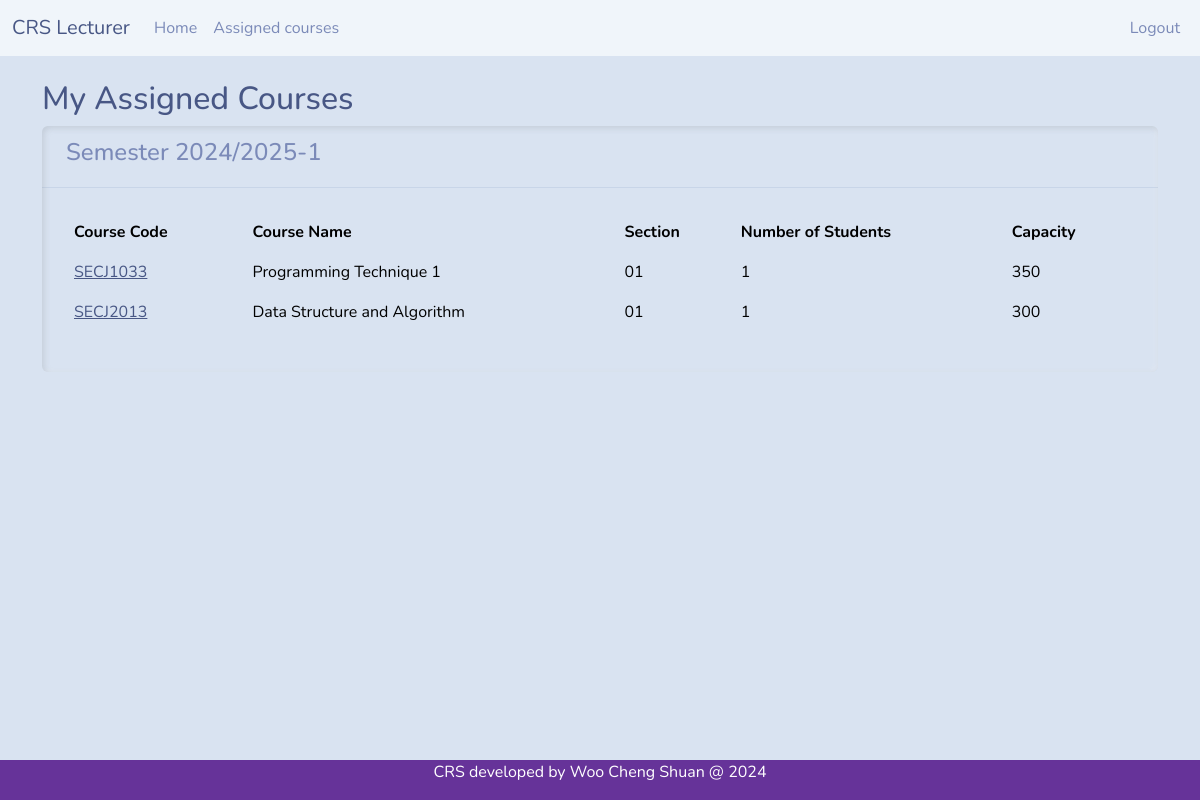
Screenshot of /assignedcourse.php (signed in) with the database file from the repository.
### tables this page shows
CREATE TABLE `tb_course` (
  `c_code` varchar(10) NOT NULL,
  `c_name` varchar(30) NOT NULL,
  `c_credit` int(11) NOT NULL,
  `c_lec` varchar(10) NOT NULL,
  `c_maxstudent` int(11) NOT NULL,
  `c_sem` varchar(20) NOT NULL
);

### assignedcourse.php (the view, shortened to what this page needs)
<?php
include 'headerlec.php';
include 'dbconnect.php';
$lecturer_id = $_SESSION['active_user'];
?>
<div class="container mt-4">
  <h2>My Assigned Courses</h2>
  <?php
  $sql = "SELECT DISTINCT s.s_sem
          FROM tb_section s
          WHERE s.s_lecturer = ?
          ORDER BY s.s_sem DESC";
  $stmt = mysqli_prepare($con, $sql);
  mysqli_stmt_bind_param($stmt, "s", $lecturer_id);
  mysqli_stmt_execute($stmt);
  $semesters = mysqli_stmt_get_result($stmt);
  while($sem = mysqli_fetch_array($semesters)) {
    $current_sem = $sem['s_sem'];
    ?>
    <div class="card mb-4">
      <div class="card-header">
        <h4>Semester <?php echo htmlspecialchars($current_sem); ?></h4>
      </div>
      <div class="card-body">
        <div class="table-responsive">
          <table class="table table-hover">
            <thead>
              <tr>
                <th>Course Code</th>
                <th>Course Name</th>
                <th>Section</th>
                <th>Number of Students</th>
                <th>Capacity</th>
              </tr>
            </thead>
            <tbody>
              <?php
              $sql = "SELECT
                        c.c_code,
                        c.c_name,
                        s.s_number as section,
                        s.s_maxstudent as capacity,
                        (SELECT COUNT(*)
                         FROM tb_registration r
                         WHERE r.r_course = c.c_code
                         AND r.r_section = s.s_id
                         AND r.r_status = 2) as student_count
                      FROM tb_section s
                      JOIN tb_course c ON s.s_course_code = c.c_code
                      WHERE s.s_lecturer = ?
                      AND s.s_sem = ?
                      ORDER BY c.c_code, s.s_number";
              $stmt = mysqli_prepare($con, $sql);
              mysqli_stmt_bind_param($stmt, "ss", $lecturer_id, $current_sem);
              mysqli_stmt_execute($stmt);
              $courses = mysqli_stmt_get_result($stmt);
              while($course = mysqli_fetch_array($courses)) {
                echo "<tr>";
                echo "<td><a href='course_details.php?code=" . urlencode($course['c_code']) . "&sem=" . urlencode($current_sem) . "'>" . htmlspecialchars($course['c_code']) . "</a></td>";
                echo "<td>".htmlspecialchars($course['c_name'])."</td>";
                echo "<td>".htmlspecialchars($course['section'])."</td>";
                echo "<td>".$course['student_count']."</td>";
                echo "<td>".$course['capacity']."</td>";
                echo "</tr>";
              }
              ?>
            </tbody>
          </table>
        </div>
      </div>
    </div>
  <?php
  }
  ?>
</div>
<?php include 'footer.php'; ?>

### rows the page displays
tb_course: c_code "SECJ1033", c_name "Programming Technique 1", section "01", student_count "1", capacity "350"
tb_course: c_code "SECJ2013", c_name "Data Structure and Algorithm", section "01", student_count "1", capacity "300"

### other values shown
$current_sem "2024/2025-1"
